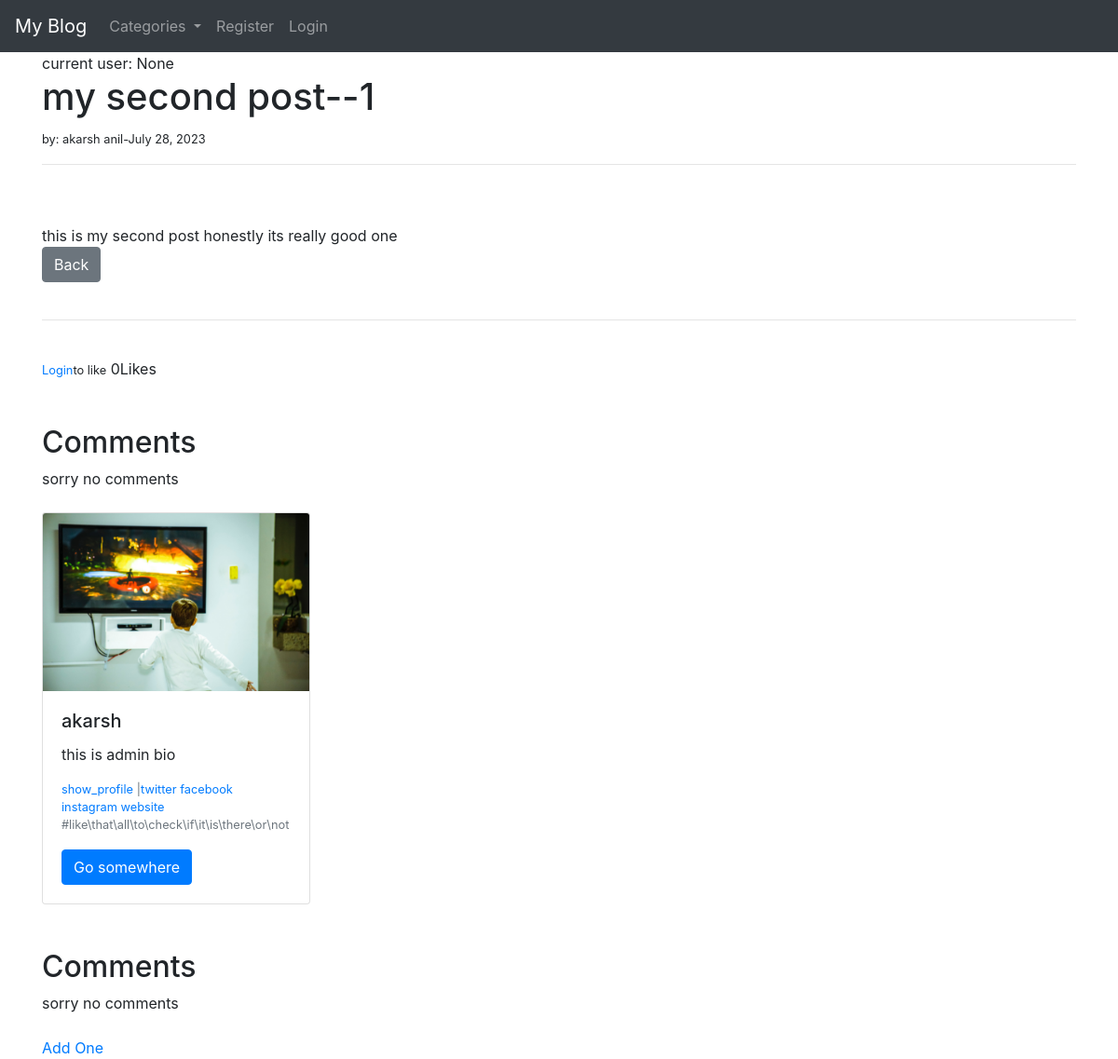
The app's page /theblog/article/2/ with its own data.
### theblog/models.py (models this page shows, shortened)
class post(models.Model):
    title=models.CharField(max_length=255,null=True,blank=True)
    title_tag=models.CharField(max_length=255,null=True,blank=True,default="my blog")
    author = models.ForeignKey(User,on_delete=models.CASCADE)
    body=RichTextField(blank=True,null=True)
    image=models.ImageField(upload_to="profile/",null=True,blank=True)
    publication_date=models.DateField(auto_now_add=True,)
    category=models.CharField(max_length=255,default="coding")
    snippet=models.CharField(max_length=255)
    like=models.ManyToManyField(User,related_name='blog_posts')
    def total_likes(self):
        return self.like.count()

class profile(models.Model):
    user = models.OneToOneField(User,null=True,on_delete=models.CASCADE)          #association
    bio = models.TextField()
    profile_image=models.ImageField(upload_to="images/profile/",null=True,blank=True)
    website_url=models.CharField(max_length=255,null=True,blank=True)
    facebook_url=models.CharField(max_length=255,null=True,blank=True)
    instagram_url=models.CharField(max_length=255,null=True,blank=True)
    twitter_url=models.CharField(max_length=255,null=True,blank=True)

### theblog/views.py (the view)
# urls.py: path('article/<int:pk>/',ArticleDetailView.as_view(),name="article-detail"),
class  ArticleDetailView(DetailView):
    model = post
    template_name = "article_detail.html"
    def get_context_data(self, *args, **kwargs):  # the get the data to the html page
        cart_menu = category.objects.all()
        context = super(ArticleDetailView, self).get_context_data(*args, **kwargs)
        stuff=get_object_or_404(post,id=self.kwargs['pk'])
        total_likes=stuff.total_likes()
        liked=False
        if stuff.like.filter(id=self.request.user.id).exists():
            liked=True
        context['liked']=liked
        context["cart_menu"] = cart_menu
        context["total_likes"] =total_likes
        return context

### theblog/templates/article_detail.html (shortened to what this page needs)
{% extends 'base.html' %}
{% load static %}
{% block content %}
current user: {{ user.id }}
                <h1>{{post.title}}--{{post.author.id}}</h1>
                <small>by: {{post.author.first_name}} {{post.author.last_name}}-{{post.publication_date}}</small>
                <br>
                <hr>
                <br>
<br>
                {{post.body|safe}}
<br>
                <a href="{% url 'home' %}" class="btn btn-secondary">Back</a>
                <br><br>
                <hr>
                <br>
                <form action="{% url 'like_post' post.pk %}" method="POST">
                    {% if user.is_authenticated %}
                        {% if liked %}
                        <button type="submit"  name="post_id" value="{{post.id}}" class="btn btn-danger btn-sm">unlike</button>-
                        {% else %}
                        <button type="submit"  name="post_id" value="{{post.id}}" class="btn btn-primary btn-sm">like</button>-
                        {% endif %}
                    {% else %}
                        <small> <a class="" href="{% url 'login' %}">Login</a>to like</small>
                    {% endif %}
                    {{total_likes}}Likes
                </form>
                <br><br>
                    <h2>Comments</h2>
                    {% if not  post.comments.all %}
                            sorry no comments
                    {% else %}
                        {% for i in post.comments.all %}
                            <strong>{{i.name}}<--->{{i.date_added}}</strong>
                            <br>
                            {{i.body}}
                        {% endfor %}
                    {% endif %}
                <br><br>
                        <div class="card" style="width: 18rem;">
                            {% if post.author.profile.profile_image %}
                        <img class="card-img-top" src="{{post.author.profile.profile_image.url}}" alt="Card image cap">
                            {% else %}
                                <img class="card-img-top" src="{% static 'theblog/images/img.png' %}" alt="Card image cap">
                            {% endif %}
          <div class="card-body">
            <h5 class="card-title">{{post.author.first_name}}</h5>
            <p class="card-text">{{post.author.profile.bio}}</p>
              <p class="small text-muted">
                  <a href="{% url 'user_profile' post.author.profile.id %}">show_profile</a>
                  {% if post.author.profile.website_url %}
                      |<a href="{{post.author.profile.website_url}}">twitter</a>
                  {% endif %}
                  {% if post.author.profile.website_url %}
                        <a href="{{post.author.profile.website_url}}">facebook</a>
                  {% endif %}
                  <a href="{{post.author.profile.website_url}}">instagram</a>
                  <a href="{{post.author.profile.website_url}}">website</a>   #like\that\all\to\check\if\it\is\there\or\not
              </p>
            <a href="#" class="btn btn-primary">Go somewhere</a>
          </div>
        </div>
 <br><br>
                    <h2>Comments</h2>
                    {% if not  post.comments.all %}
                            sorry no comments <br><br><a href="{% url 'Add_comment' post.pk %}">Add One</a>
                    {% endif %}
{% endblock %}

### theblog/templates/base.html (shortened to what this page needs)
<!doctype html>
<html lang="en">
  <head>
    <link rel="stylesheet" href="https://cdn.jsdelivr.net/npm/bootstrap@4.0.0/dist/css/bootstrap.min.css">
  </head>
  <body>
  <nav class="navbar navbar-expand-lg navbar-dark bg-dark">
  <a class="navbar-brand" href="{% url 'home' %}">My Blog</a>
  <div class="collapse navbar-collapse" id="navbarSupportedContent">
    <ul class="navbar-nav mr-auto">
        {% if cart_menu %}
         <li class="nav-item dropdown">
        <a class="nav-link dropdown-toggle" href="#" id="navbarDropdown" role="button" data-toggle="dropdown" aria-haspopup="true" aria-expanded="false">
          <C>Categories</C>
        </a>
         </li>
        {% else %}
            <li class="nav-item">
        <a class="nav-link" href="{% url 'category_list' %}">Category</a>
      </li>
        {% endif %}
        {% if user.is_authenticated %}
        <li class="nav-item">
        <a class="nav-link" href="{% url 'add_post' %}">Add post</a>
      </li>
            <li class="nav-item">
        <a class="nav-link" href="{% url 'addcategory' %}">Add Category</a>
      </li>
         <li class="nav-item">
        <a class="nav-link" href="{% url 'profile' %}">setting</a>
      </li>
                {% if user.profile.id %}
         <li class="nav-item">
        <a class="nav-link" href="{% url 'user_profile' user.profile.id %}">Show profile</a>
      </li>
         <li class="nav-item">
        <a class="nav-link" href="{% url 'Edit_profile' user.profile.id %}">Edit profile</a>
      </li>
        {% else %}
        <li class="nav-item">
        <a class="nav-link" href="{% url 'create_profile' %}">create profile</a>
      </li>
        {% endif %}
        <li class="nav-item">
        <a class="nav-link" href="{% url 'password' %}">Password Change</a>
      </li>
          <li class="nav-item">
        <a class="nav-link" href="{% url 'logout' %}">Logout</a>
      </li>
        {% else %}
          <li class="nav-item">
        <a class="nav-link" href="{% url 'register' %}">Register</a>
      </li>
         <li class="nav-item">
        <a class="nav-link" href="{% url 'login' %}">Login</a>
      </li>
        {% endif %}
    </ul>
  </div>
</nav>
    <div class="container">
    {% block content %}
    {% endblock %}
    </div>
  </body>
</html>

### records on screen
post: title "my second post", author.id "1", author.first_name "akarsh", author.last_name "anil", publication_date "July 28, 2023", body "this is my second post honestly its really good one", author.profile.profile_image (picture), author.profile.bio "this is admin bio"

### other values on screen
{{ user.id }} "None"
{{ total_likes }} "0"
